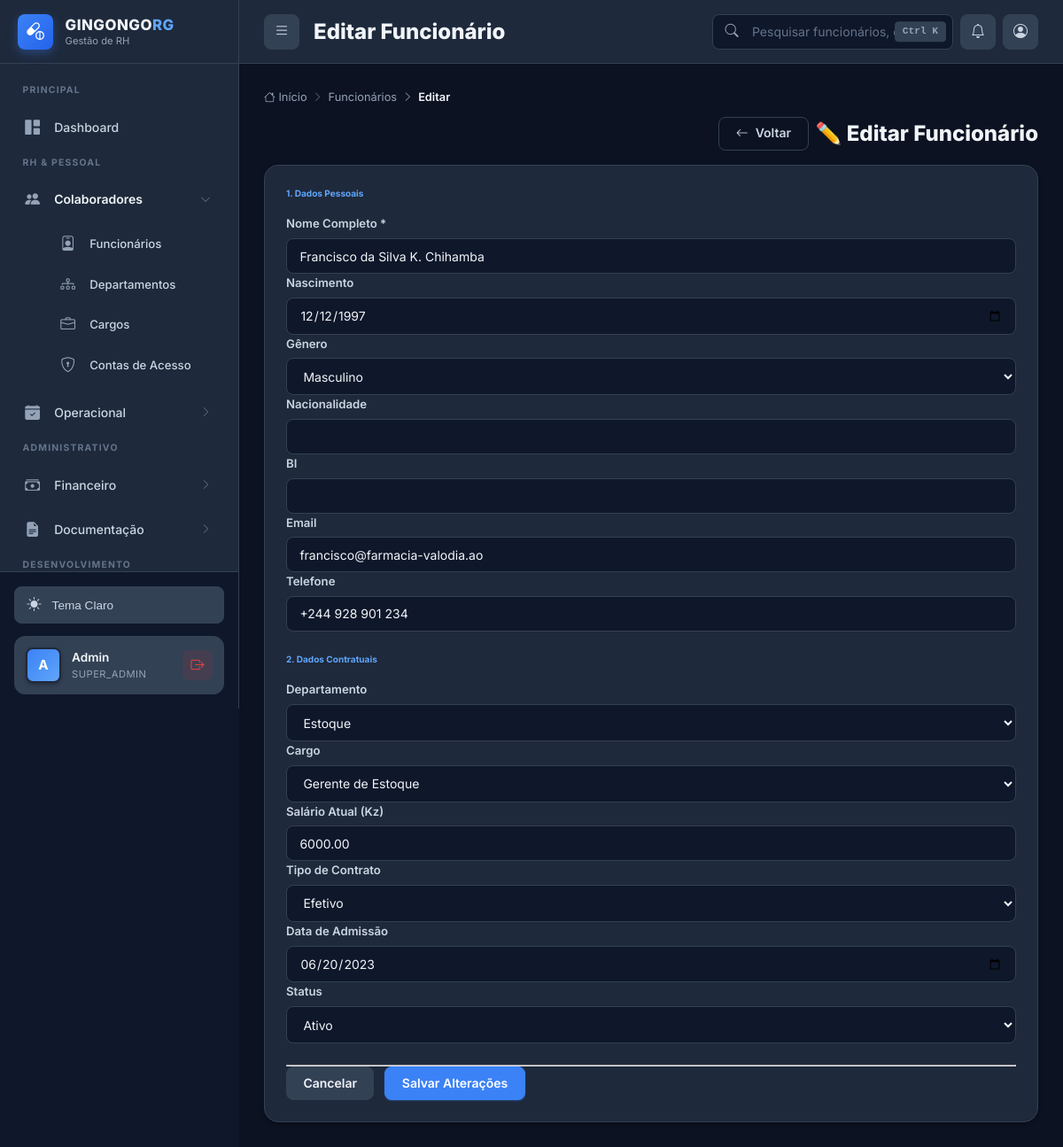
Page /editar_funcionario.php?id=6 (signed in) on the earlier database version.
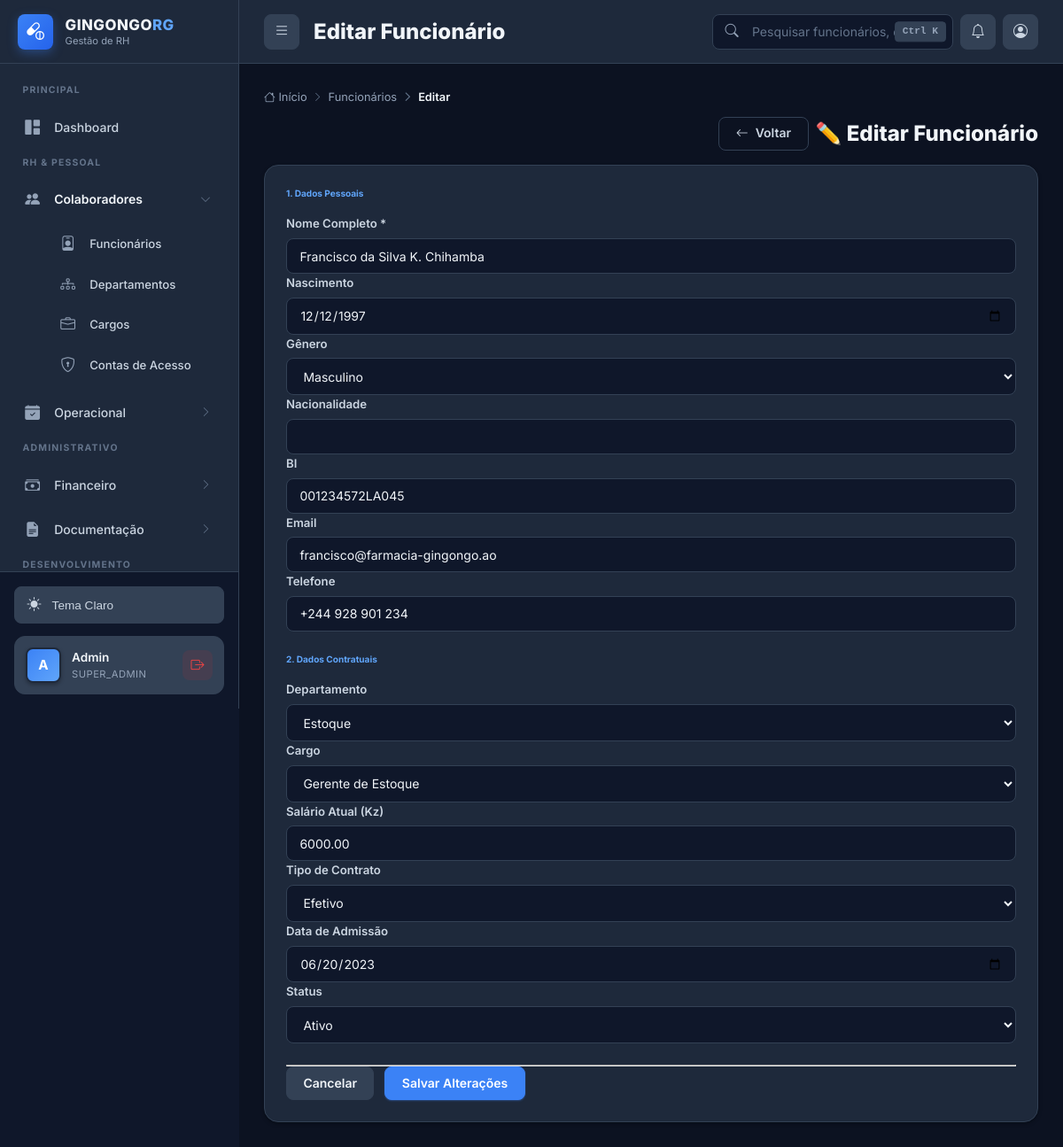
Same page on the later database version.
### tables this page shows
CREATE TABLE IF NOT EXISTS funcionarios (
    id INT AUTO_INCREMENT PRIMARY KEY,
    nome_completo VARCHAR(200) NOT NULL,
    bi VARCHAR(30) NOT NULL UNIQUE,
    data_nascimento DATE NOT NULL,
    sexo ENUM('M', 'F', 'Outro') NOT NULL,
    telefone VARCHAR(20),
    email VARCHAR(100),
    endereco TEXT,

     
    departamento_id INT NOT NULL,
    cargo_id INT NOT NULL,
    data_admissao DATE NOT NULL,
    data_demissao DATE NULL,
    tipo_contrato ENUM('Tempo_Indeterminado', 'Tempo_Determinado', 'Estagio', 'Temporario') DEFAULT 'Tempo_Indeterminado',
    status ENUM('ativo', 'ferias', 'afastado', 'demitido') DEFAULT 'ativo',

     
    salario_atual DECIMAL(10, 2) NOT NULL,
    banco VARCHAR(100),
    agencia VARCHAR(20),
    conta VARCHAR(30),
    iban VARCHAR(50) NULL,
    nif_angolano VARCHAR(20) NULL,
    foto VARCHAR(500) NULL,
    
     
    usuario_id INT NULL,
    
     
    created_at TIMESTAMP DEFAULT CURRENT_TIMESTAMP,
    updated_at TIMESTAMP DEFAULT CURRENT_TIMESTAMP ON UPDATE CURRENT_TIMESTAMP,
    
     
    FOREIGN KEY (departamento_id) REFERENCES departamentos(id) ON DELETE RESTRICT,
    FOREIGN KEY (cargo_id) REFERENCES cargos(id) ON DELETE RESTRICT,
    FOREIGN KEY (usuario_id) REFERENCES usuarios(id) ON DELETE SET NULL,
    
     
    INDEX idx_bi (bi),
    INDEX idx_nome (nome_completo),
    INDEX idx_status (status),
    INDEX idx_departamento (departamento_id),
    INDEX idx_cargo (cargo_id),
    INDEX idx_data_admissao (data_admissao)
);

CREATE TABLE IF NOT EXISTS departamentos (
    id INT AUTO_INCREMENT PRIMARY KEY,
    nome VARCHAR(100) NOT NULL UNIQUE,
    descricao TEXT,
    responsavel_id INT NULL,
    ativo BOOLEAN DEFAULT TRUE,
    created_at TIMESTAMP DEFAULT CURRENT_TIMESTAMP,
    updated_at TIMESTAMP DEFAULT CURRENT_TIMESTAMP ON UPDATE CURRENT_TIMESTAMP,
    INDEX idx_ativo (ativo),
    INDEX idx_nome (nome)
);

CREATE TABLE IF NOT EXISTS cargos (
    id INT AUTO_INCREMENT PRIMARY KEY,
    nome VARCHAR(100) NOT NULL UNIQUE,
    salario_base DECIMAL(10, 2) NOT NULL,
    descricao TEXT,
    nivel_hierarquico ENUM('operacional', 'tecnico', 'gerencial', 'diretivo') DEFAULT 'operacional',
    requer_certificacao BOOLEAN DEFAULT FALSE,
    ativo BOOLEAN DEFAULT TRUE,
    created_at TIMESTAMP DEFAULT CURRENT_TIMESTAMP,
    updated_at TIMESTAMP DEFAULT CURRENT_TIMESTAMP ON UPDATE CURRENT_TIMESTAMP,
    INDEX idx_ativo (ativo),
    INDEX idx_nivel (nivel_hierarquico)
);

### public/editar_funcionario.php (the view, shortened to what the changed rows need)
<?php
$db = Database::getInstance()->getConnection();
$id = $_GET['id'] ?? null;
$stmt = $db->prepare("SELECT * FROM funcionarios WHERE id = ?");
$stmt->execute([$id]);
$f = $stmt->fetch();
$departamentos = $db->query("SELECT * FROM departamentos")->fetchAll();
$cargos = $db->query("SELECT * FROM cargos")->fetchAll();
?>
<!DOCTYPE html>
<html lang="pt-BR">
<head>
    <link rel="stylesheet" href="https://cdn.jsdelivr.net/npm/bootstrap-icons@1.11.3/font/bootstrap-icons.min.css">
    <link rel="stylesheet" href="css/style-2026.css">
</head>
<body class="dashboard-body">
    <div class="app-wrapper">
        <div class="main-area" id="mainArea">
            <?php
            include 'includes/topbar.php';
            ?>
            <div class="content-body">
                <div class="flex-actions" style="margin-bottom: 1rem;">
                    <h2 class="page-title">✏️ Editar Funcionário</h2>
                </div>
                <div class="container-fluid p-0">
                <div class="card border-0 shadow-sm">
                    <div class="card-body">
                        <form method="POST">
                            <div class="row g-3 mb-4">
                                <div class="col-md-6">
                                    <label class="form-label">Nome Completo *</label>
                                    <input type="text" name="nome_completo" class="form-control" required value="<?php echo htmlspecialchars($f['nome_completo']); ?>">
                                </div>
                                <div class="col-md-3">
                                    <label class="form-label">Nascimento</label>
                                    <input type="date" name="data_nascimento" class="form-control" value="<?php echo $f['data_nascimento']; ?>">
                                </div>
                                <div class="col-md-3">
                                    <label class="form-label">Gênero</label>
                                    <select name="sexo" class="form-select">
                                        <option value="M" <?php echo $f['sexo'] == 'M' ? 'selected' : ''; ?>>Masculino</option>
                                    </select>
                                </div>
                                <div class="col-md-4">
                                    <label class="form-label">BI</label>
                                    <input type="text" name="nif" class="form-control" value="<?php echo htmlspecialchars($f['bi']); ?>">
                                </div>
                                <div class="col-md-6">
                                    <label class="form-label">Email</label>
                                    <input type="email" name="email" class="form-control" value="<?php echo htmlspecialchars($f['email']); ?>">
                                </div>
                                <div class="col-md-6">
                                    <label class="form-label">Telefone</label>
                                    <input type="text" name="telefone" class="form-control" value="<?php echo htmlspecialchars($f['telefone']); ?>">
                                </div>
                            </div>
                            <div class="row g-3 mb-4">
                                <div class="col-md-4">
                                    <label class="form-label">Departamento</label>
                                    <select name="departamento_id" class="form-select" required>
                                        <?php foreach ($departamentos as $d): ?>
                                            <option value="<?php echo $d['id']; ?>" <?php echo $f['departamento_id'] == $d['id'] ? 'selected' : ''; ?>>
                                                <?php echo htmlspecialchars($d['nome']); ?>
                                            </option>
                                        <?php
endforeach; ?>
                                    </select>
                                </div>
                                <div class="col-md-4">
                                    <label class="form-label">Cargo</label>
                                    <select name="cargo_id" class="form-select" required>
                                        <?php foreach ($cargos as $c): ?>
                                            <option value="<?php echo $c['id']; ?>" <?php echo $f['cargo_id'] == $c['id'] ? 'selected' : ''; ?>>
                                                <?php echo htmlspecialchars($c['nome']); ?>
                                            </option>
                                        <?php
endforeach; ?>
                                    </select>
                                </div>
                                <div class="col-md-4">
                                    <label class="form-label">Salário Atual (Kz)</label>
                                    <input type="number" name="salario_atual" class="form-control" step="0.01" value="<?php echo $f['salario_atual']; ?>">
                                </div>
                                <div class="col-md-4">
                                    <label class="form-label">Data de Admissão</label>
                                    <input type="date" name="data_admissao" class="form-control" value="<?php echo $f['data_admissao']; ?>">
                                </div>
                                <div class="col-md-4">
                                    <label class="form-label">Status</label>
                                    <select name="status" class="form-select">
                                        <option value="ativo" <?php echo $f['status'] == 'ativo' ? 'selected' : ''; ?>>Ativo</option>
                                    </select>
                                </div>
                            </div>
                        </form>
                    </div>
                </div>
            </div>
        </div>
    </div>
</body>
</html>

Differences in the rows shown:
changed funcionarios "Francisco da Silva K. Chihamba": nif (not shown) → "001234572LA045"; email "francisco@farmacia-valodia.ao" → "francisco@farmacia-gingongo.ao"
